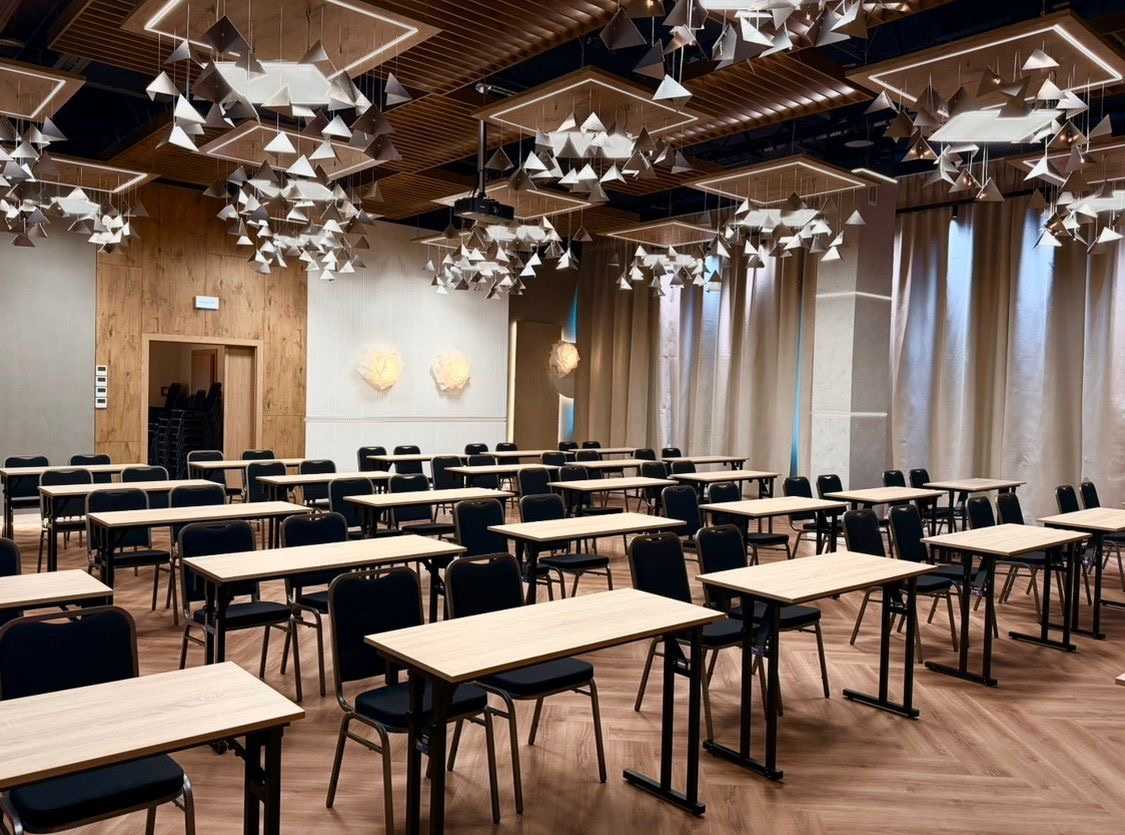
#> input picture deliverables/CFI_Hotels_Group_project_EN/assets/99hz-conference-neutral.jpg, 1125 x 835 px, given in place of page-02-img-01-xref-18.jpeg, which was not available
$ python prepare_newsletter_assets.py
#> lines starting #> are read from the running program, lines starting #| are printed output that depends on the picture; pictures that were not available may be replaced by others from this repository, and a replacement may not be noted
from pathlib import Path

from PIL import Image, ImageEnhance, ImageOps


ROOT = Path(__file__).resolve().parents[1]
SOURCE = ROOT / "work" / "pdf_inspection"
OUT = ROOT / "deliverables" / "cfi_mice_newsletter" / "assets"


def save_cover(source: Path, target: Path, size: tuple[int, int], crop=None) -> None:
#> called with size = (1400, 900), crop = (1310, 0, 2600, 1463)
    image = Image.open(source).convert("RGB")
#> image is the input picture: PIL image 1125x835 RGB; mean R, G, B 115.6, 97.4, 86.9
    if crop:
        image = image.crop(crop)
#> image: PIL image 1290x1463 RGB; every value is 0
    image = ImageOps.fit(image, size, method=Image.Resampling.LANCZOS)
#> image: PIL image 1400x900 RGB; every value is 0
    image = ImageEnhance.Contrast(image).enhance(1.04)
    image = ImageEnhance.Color(image).enhance(0.94)
    image.save(target, "JPEG", quality=91, optimize=True, progressive=True)


def main() -> None:
    OUT.mkdir(parents=True, exist_ok=True)

    hz = SOURCE / "99hz" / "images"
    tektura = SOURCE / "tektura" / "images"

    save_cover(
        hz / "page-02-img-01-xref-18.jpeg",
        OUT / "99hz-banquet.jpg",
        (1400, 900),
        crop=(1310, 0, 2600, 1463),
    )
    save_cover(
        hz / "page-03-img-01-xref-22.jpeg",
        OUT / "99hz-conference.jpg",
        (1400, 900),
        crop=(0, 0, 1325, 1463),
    )
#> call 2 of save_cover, with size = (1400, 900), crop = (0, 0, 1325, 1463)
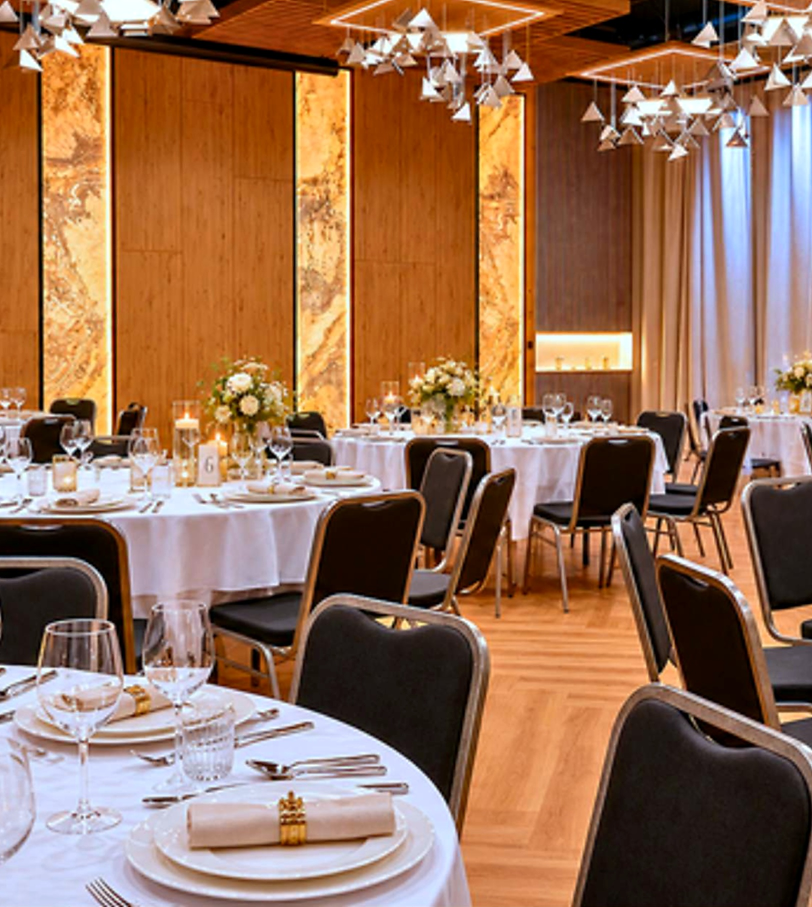
#> input picture deliverables/CFI_Hotels_Group_project_EN/assets/99hz-hero-banquet-crop.jpg, 1624 x 1814 px, given in place of page-03-img-01-xref-22.jpeg, which was not available (shown at 1/2 size)
#> in save_cover, image is the input picture: PIL image 1624x1814 RGB; mean R, G, B 151.6, 111.9, 86.6
#> in save_cover (call 2), `image = image.crop(crop)`:
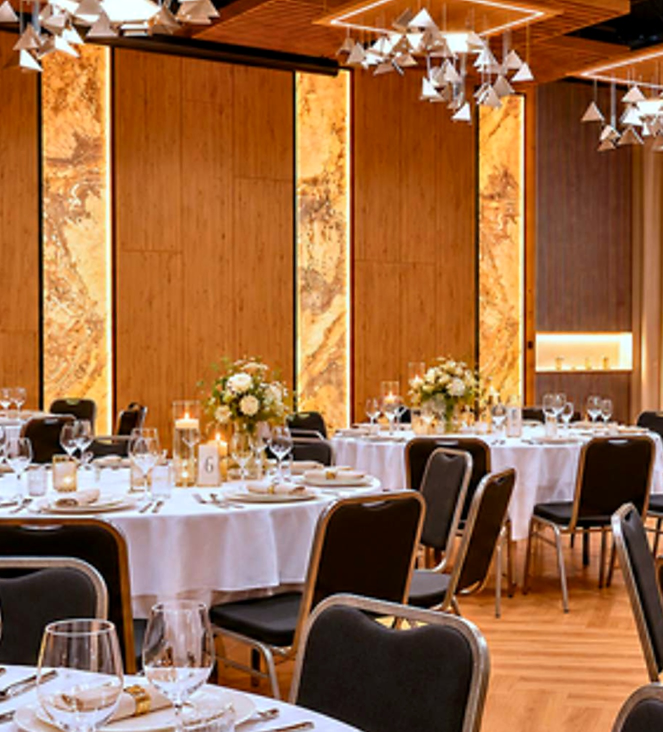
#> image: PIL image 1325x1463 RGB (shown at 1/2 size); mean R, G, B 155.2, 106.6, 70.5
#> in save_cover (call 2), `image = ImageOps.fit(image, size, method=Image.Resampling.LANCZOS)`:
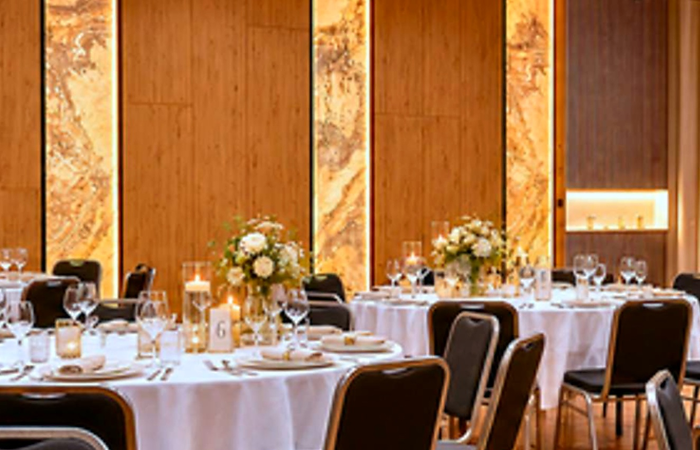
#> image: PIL image 1400x900 RGB (shown at 1/2 size); mean R, G, B 164.3, 114.8, 75.2
    save_cover(
        hz / "page-04-img-01-xref-26.jpeg",
        OUT / "99hz-theatre.jpg",
        (1000, 1200),
        crop=(1280, 0, 2600, 1463),
    )
#> call 3 of save_cover, with size = (1000, 1200), crop = (1280, 0, 2600, 1463)
#> in save_cover (call 3), `image = image.crop(crop)`:
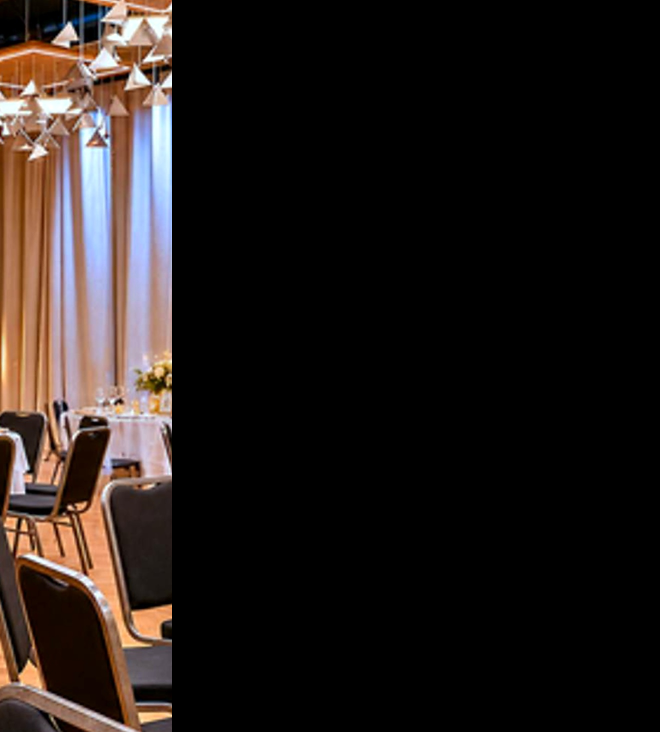
#> image: PIL image 1320x1463 RGB (shown at 1/2 size); mean R, G, B 35.6, 28.4, 25.8
#> in save_cover (call 3), `image = ImageOps.fit(image, size, method=Image.Resampling.LANCZOS)`:
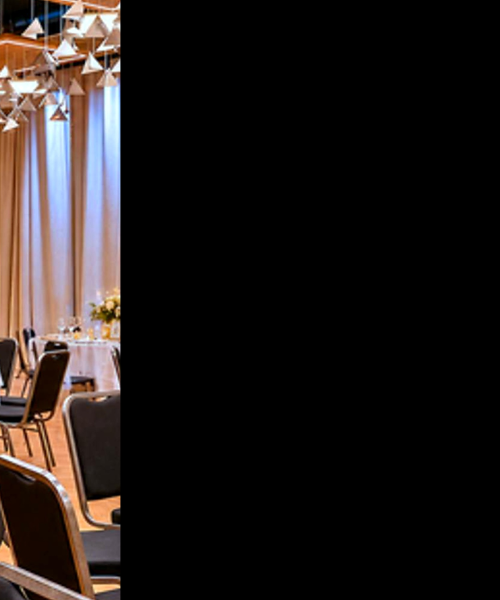
#> image: PIL image 1000x1200 RGB (shown at 1/2 size); mean R, G, B 33.2, 27, 25.3

    save_cover(
        tektura / "page-02-img-01-xref-3.jpeg",
        OUT / "tektura-exterior.jpg",
        (1000, 1200),
    )
    save_cover(
        tektura / "page-11-img-02-xref-53.jpeg",
        OUT / "tektura-hall.jpg",
        (1400, 1000),
    )
    save_cover(
        tektura / "page-08-img-01-xref-38.jpeg",
        OUT / "tektura-evening.jpg",
        (1400, 900),
    )
    save_cover(
        tektura / "page-14-img-01-xref-68.jpeg",
        OUT / "tektura-detail.jpg",
        (1000, 1200),
    )

    tektura_slide = Image.open(
        SOURCE / "tektura" / "pages" / "page-08.png"
    ).convert("RGB")
    tektura_slide = tektura_slide.resize((1600, 900), Image.Resampling.LANCZOS)
    tektura_slide.save(
        OUT / "tektura-collage.jpg",
        "JPEG",
        quality=92,
        optimize=True,
        progressive=True,
    )

    polmo_page = Image.open(
        SOURCE / "polmo-1978" / "pages" / "page-16.png"
    ).convert("RGB")
    archive_crop = polmo_page.crop((145, 95, 1215, 1015))
    archive_crop = ImageOps.fit(
        archive_crop, (1200, 820), method=Image.Resampling.LANCZOS
    )
    archive_crop = ImageOps.grayscale(archive_crop).convert("RGB")
    archive_crop = ImageEnhance.Contrast(archive_crop).enhance(1.16)
    archive_crop.save(
        OUT / "polmo-archive-hall.jpg",
        "JPEG",
        quality=91,
        optimize=True,
        progressive=True,
    )

    scheibler_source = OUT / "scheibler-archive-original.jpg"
    if scheibler_source.exists():
        scheibler = Image.open(scheibler_source).convert("RGB")
        scheibler = ImageOps.grayscale(scheibler).convert("RGB")
        scheibler = ImageEnhance.Contrast(scheibler).enhance(1.10)
        scheibler.save(
            OUT / "scheibler-archive.jpg",
            "JPEG",
            quality=92,
            optimize=True,
            progressive=True,
        )

    arrangement_sources = {
        "99hz-classroom-plan.jpg": ROOT / "work" / "1 (1).png",
        "99hz-horseshoe-plan.jpg": ROOT / "work" / "2 (1).png",
        "99hz-banquet-plan.jpg": ROOT / "work" / "3 (1).png",
    }
    for target_name, source_path in arrangement_sources.items():
        plan = Image.open(source_path).convert("RGB")
        plan = plan.crop((720, 170, 2240, 1580))
        plan = ImageOps.contain(plan, (900, 720), method=Image.Resampling.LANCZOS)
        background = Image.new("RGB", (900, 720), "white")
        background.paste(
            plan,
            ((background.width - plan.width) // 2, (background.height - plan.height) // 2),
        )
        background.save(
            OUT / target_name,
            "JPEG",
            quality=91,
            optimize=True,
            progressive=True,
        )


if __name__ == "__main__":
#> (the run stopped early here; a loop or call above may not have finished)
